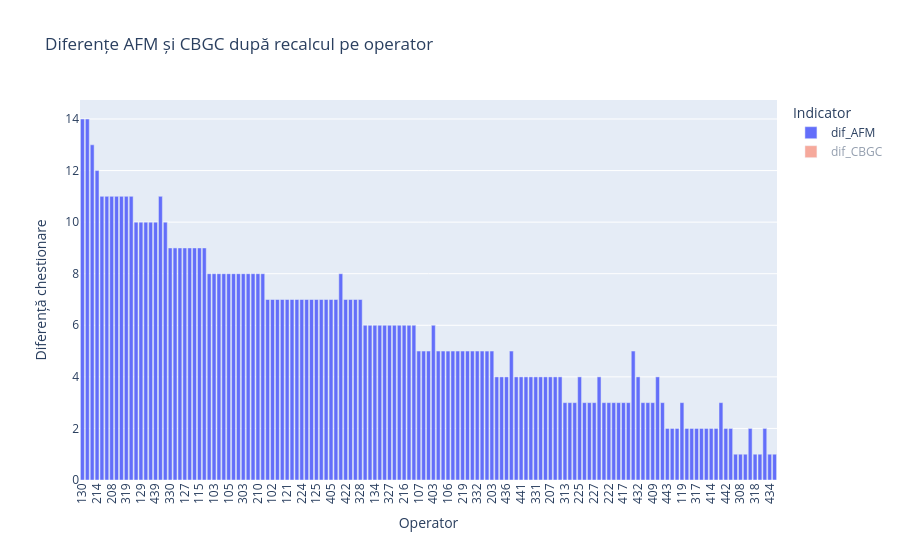

Notebook cell for this chart:
### Code cell
#Indicator de diferențe / recalculări
#Pentru control, ar fi bine să vezi unde recalculul a schimbat mult valorile inițiale.
dif = df[df["dif_total_chestionare"] != 0].copy()
dif = dif.sort_values("dif_total_chestionare", ascending=False)

dif["operator"] = dif["ENUM"].astype(str) if "ENUM" in dif.columns else dif.index.astype(str)

fig = px.bar(
    dif,
    x="operator",
    y=["dif_AFM", "dif_CBGC"],
    title="Diferențe AFM și CBGC după recalcul pe operator",
    labels={
        "operator": "Operator",
        "value": "Diferență chestionare",
        "variable": "Indicator"
    },
    barmode="relative"
)

fig.update_layout(
    xaxis_tickangle=-90,
    height=600
)

fig.show()

### Figure 1 — Plotly figure (JSON) as saved in the notebook; plotly's stock layout.template omitted (floating-point values rounded to 4 significant figures; data arrays with more than 128 entries replaced by an {"elided": "..."} marker saying what was removed)
{"data": [{"hovertemplate": "Indicator=dif_AFM<br>Operator=%{x}<br>Diferență chestionare=%{y}<extra></extra>", "legendgroup": "dif_AFM", "marker": {"color": "#636efa", "pattern": {"shape": ""}}, "name": "dif_AFM", "orientation": "v", "showlegend": true, "textposition": "auto", "type": "bar", "x": {"elided": "143 str values"}, "xaxis": "x", "y": {"elided": "143 int values"}, "yaxis": "y"}, {"hovertemplate": "Indicator=dif_CBGC<br>Operator=%{x}<br>Diferență chestionare=%{y}<extra></extra>", "legendgroup": "dif_CBGC", "marker": {"color": "#EF553B", "pattern": {"shape": ""}}, "name": "dif_CBGC", "orientation": "v", "showlegend": true, "textposition": "auto", "type": "bar", "visible": "legendonly", "x": {"elided": "143 str values"}, "xaxis": "x", "y": {"elided": "143 int values"}, "yaxis": "y"}], "layout": {"autosize": true, "barmode": "relative", "legend": {"title": {"text": "Indicator"}, "tracegroupgap": 0}, "title": {"text": "Diferențe AFM și CBGC după recalcul pe operator"}, "xaxis": {"anchor": "y", "autorange": true, "domain": [0, 1], "range": [-0.5, 142.5], "showspikes": false, "tickangle": -90, "title": {"text": "Operator"}, "type": "category"}, "yaxis": {"anchor": "x", "autorange": true, "domain": [0, 1], "range": [0, 14.74], "showspikes": false, "title": {"text": "Diferență chestionare"}, "type": "linear"}}}
